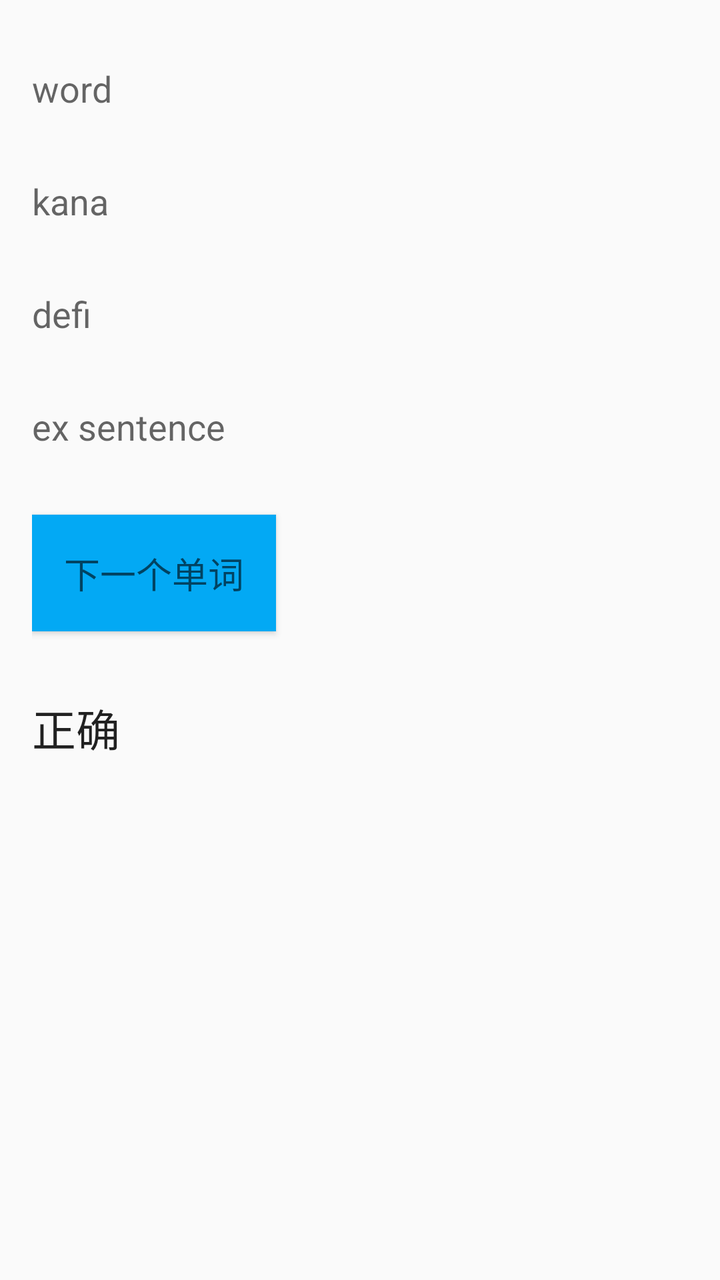
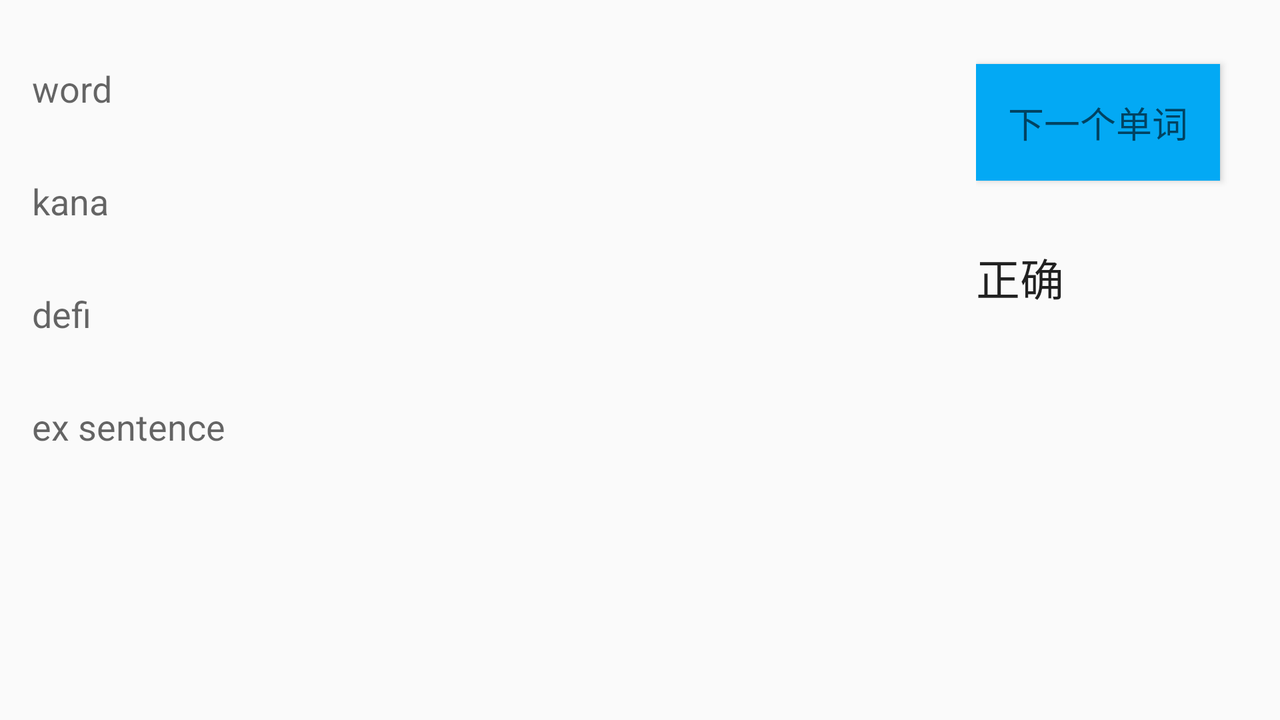

The same Android screen from two of the app's own layout files: first res/layout/ as a phone draws it, then the repository's variant for another configuration, drawn on a device whose configuration selects that folder. Both files follow.
<!-- AndroidManifest.xml: application theme AppTheme -->
<!-- res/layout/fragment_word_answer.xml -->
<LinearLayout xmlns:android="http://schemas.android.com/apk/res/android"
    android:layout_width="match_parent"
    android:layout_height="match_parent"
    android:orientation="vertical"
    android:id="@+id/word_question_fragment"
    android:padding="16dp"
    >

    <TextView
        android:layout_width="wrap_content"
        android:layout_height="wrap_content"
        android:text="word"
        android:id="@+id/answer_word_text"
        android:layout_marginBottom="16dp"
        android:layout_marginTop="16dp"


        android:textAppearance="?android:textAppearanceMedium"
        />

    <TextView
        android:layout_width="wrap_content"
        android:layout_height="wrap_content"
        android:text="kana"
        android:id="@+id/answer_kana_text"
        android:layout_marginBottom="16dp"
        android:layout_marginTop="16dp"
        android:textAppearance="?android:textAppearanceMedium"
        />

    <TextView
        android:layout_width="wrap_content"
        android:layout_height="wrap_content"
        android:text="defi"
        android:id="@+id/answer_definition_text"
        android:layout_marginBottom="16dp"
        android:layout_marginTop="16dp"
        android:textAppearance="?android:textAppearanceMedium"
        />

    <TextView
        android:layout_width="wrap_content"
        android:layout_height="wrap_content"
        android:text="ex sentence"
        android:id="@+id/answer_example_sentence_text"
        android:layout_marginBottom="16dp"
        android:layout_marginTop="16dp"
        android:textAppearance="?android:textAppearanceMedium"
        />

    <Button
        android:layout_width="wrap_content"
        android:layout_height="wrap_content"
        android:text="下一个单词"
        android:background="@color/primary"
        android:id="@+id/next_word_btn"
        android:layout_marginBottom="16dp"
        android:layout_marginTop="16dp"
        android:padding="16dp"
        android:textAppearance="?android:textAppearanceMedium"
        />

    <TextView
        android:layout_width="wrap_content"
        android:layout_height="wrap_content"
        android:text="正确"
        android:layout_marginBottom="16dp"
        android:layout_marginTop="16dp"
        android:id="@+id/is_answer_correct_text"
        android:textAppearance="?android:textAppearanceLarge"
        />

</LinearLayout>
<!-- resources referenced by this layout -->
<resources>
  <color name="primary">#03a9f4</color>
  <!-- from res/values-v21/ -->
  <style name="AppTheme" parent="android:Theme.Material.Light">
          
          <item name="android:colorPrimaryDark">@color/primary_dark</item>
          <item name="android:colorPrimary">@color/primary</item>
  
  
      </style>
  <color name="primary_dark">#0288d1</color>
</resources>
<!-- res/layout-land/fragment_word_answer.xml (the repository's variant of the layout above) -->
<!-- drawn on the phone turned sideways -->
<LinearLayout xmlns:android="http://schemas.android.com/apk/res/android"
    android:layout_width="match_parent"
    android:layout_height="match_parent"
    android:orientation="horizontal"
    android:id="@+id/word_question_fragment"
    android:padding="16dp"
    >

    <LinearLayout
        android:layout_width="0dp"
        android:layout_weight="3"
        android:layout_height="match_parent"
        android:orientation="vertical">

        <TextView
            android:layout_width="wrap_content"
            android:layout_height="wrap_content"
            android:text="word"
            android:id="@+id/answer_word_text"
            android:layout_marginBottom="16dp"
            android:layout_marginTop="16dp"


            android:textAppearance="?android:textAppearanceMedium"
            />

        <TextView
            android:layout_width="wrap_content"
            android:layout_height="wrap_content"
            android:text="kana"
            android:id="@+id/answer_kana_text"
            android:layout_marginBottom="16dp"
            android:layout_marginTop="16dp"
            android:textAppearance="?android:textAppearanceMedium"
            />

        <TextView
            android:layout_width="wrap_content"
            android:layout_height="wrap_content"
            android:text="defi"
            android:id="@+id/answer_definition_text"
            android:layout_marginBottom="16dp"
            android:layout_marginTop="16dp"
            android:textAppearance="?android:textAppearanceMedium"
            />

        <TextView
            android:layout_width="wrap_content"
            android:layout_height="wrap_content"
            android:text="ex sentence"
            android:id="@+id/answer_example_sentence_text"
            android:layout_marginBottom="16dp"
            android:layout_marginTop="16dp"
            android:textAppearance="?android:textAppearanceMedium"
            />

    </LinearLayout>

    <LinearLayout
        android:layout_width="0dp"
        android:layout_weight="1"
        android:layout_height="match_parent"
        android:orientation="vertical"
        android:paddingLeft="16dp">

        <Button
            android:layout_width="wrap_content"
            android:layout_height="wrap_content"
            android:text="下一个单词"
            android:background="@color/primary"
            android:id="@+id/next_word_btn"
            android:layout_marginBottom="16dp"
            android:layout_marginTop="16dp"
            android:padding="16dp"
            android:textAppearance="?android:textAppearanceMedium"
            />

        <TextView
            android:layout_width="wrap_content"
            android:layout_height="wrap_content"
            android:text="正确"
            android:layout_marginBottom="16dp"
            android:layout_marginTop="16dp"
            android:id="@+id/is_answer_correct_text"
            android:textAppearance="?android:textAppearanceLarge"
            />
    </LinearLayout>





</LinearLayout>
